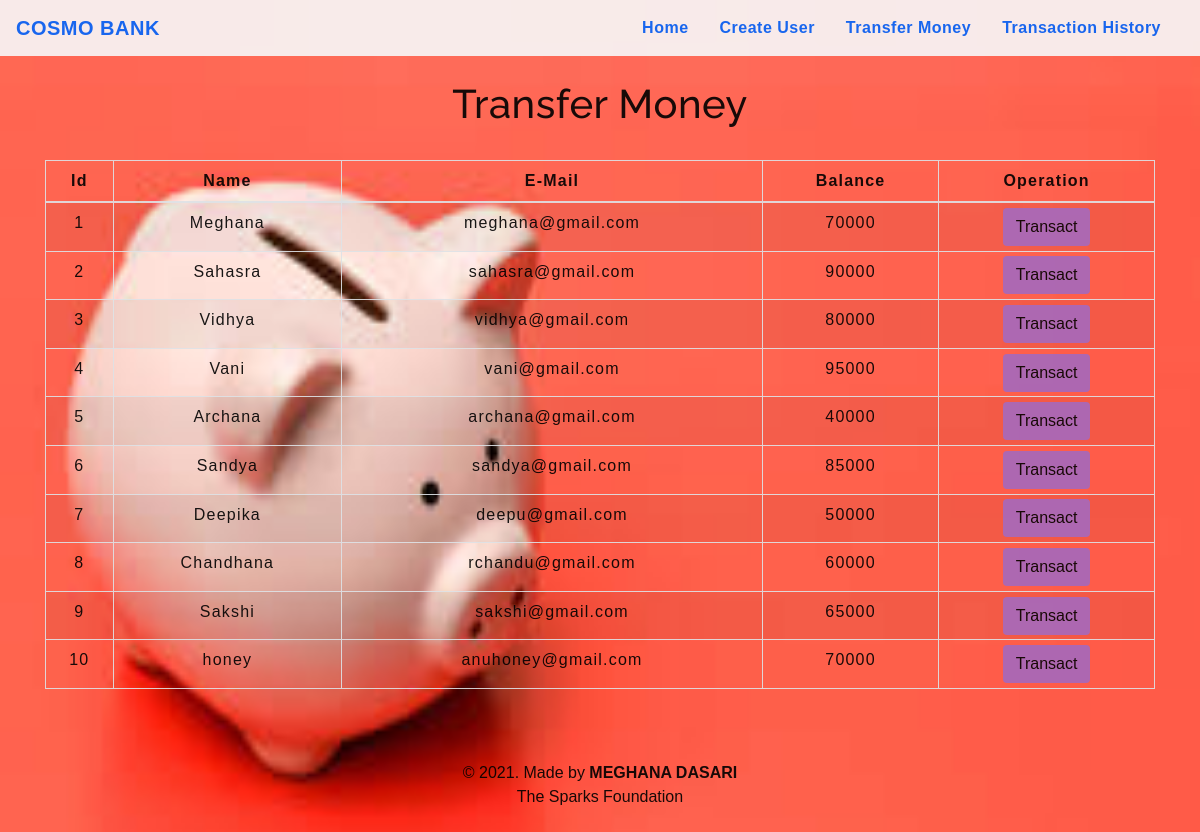
The app's page /transfermoney.php with its own data.
### tables this page shows
CREATE TABLE `users` (
  `id` int(3) NOT NULL,
  `name` text NOT NULL,
  `email` varchar(30) NOT NULL,
  `balance` int(8) NOT NULL
);

### transfermoney.php (the view, shortened to what this page needs)
<!DOCTYPE html>
<html lang="en">
<head>
    <link rel="stylesheet" href="https://maxcdn.bootstrapcdn.com/bootstrap/4.0.0/css/bootstrap.min.css">
    <link rel="stylesheet" type="text/css" href="css/table.css">
    <link rel="stylesheet" type="text/css" href="css/navbar.css">
</head>
<body>
<?php
    include 'config.php';
    $sql = "SELECT * FROM users";
    $result = mysqli_query($conn,$sql);
?>
<?php
  include 'navbar.php';
?>
<div class="container">
        <h2 class="text-center pt-4" style="color : black;">Transfer Money</h2>
        <br>
            <div class="row">
                <div class="col">
                    <div class="table-responsive-sm">
                    <table class="table table-hover table-sm table-striped table-condensed table-bordered" style="border-color:black;">
                        <thead style="color : black;">
                            <tr>
                            <th scope="col" class="text-center py-2">Id</th>
                            <th scope="col" class="text-center py-2">Name</th>
                            <th scope="col" class="text-center py-2">E-Mail</th>
                            <th scope="col" class="text-center py-2">Balance</th>
                            <th scope="col" class="text-center py-2">Operation</th>
                            </tr>
                        </thead>
                        <tbody>
                <?php
                    while($rows=mysqli_fetch_assoc($result)){
                ?>
                    <tr style="color : black;">
                        <td class="py-2"><?php echo $rows['id'] ?></td>
                        <td class="py-2"><?php echo $rows['name']?></td>
                        <td class="py-2"><?php echo $rows['email']?></td>
                        <td class="py-2"><?php echo $rows['balance']?></td>
                        <td><a href="selecteduserdetail.php?id= <?php echo $rows['id'] ;?>"> <button type="button" class="btn" style="background-color : #A569BD;">Transact</button></a></td>
                    </tr>
                <?php
                    }
                ?>
                        </tbody>
                    </table>
                    </div>
                </div>
            </div>
         </div>
         <footer class="text-center mt-5 py-2">
            <p style="color:black;">&copy 2021. Made by <b style="color:black;s">MEGHANA DASARI</b> <br>The Sparks Foundation</p>
        </footer>
</body>
</html>

### navbar.php (shortened to what this page needs)
<nav class="navbar navbar-expand-md navbar-light bg-light">
<a class="navbar-brand" href="index.php" style="color : #0066ff;"><b>COSMO BANK</b></a>
<div class="collapse navbar-collapse" id="collapsibleNavbar">
      <ul class="navbar-nav ml-auto">
        <li class="nav-item">
          <a class="nav-link" href="index.php" style="color : #0066ff;"><b>Home</b></a>
        </li>
        <li class="nav-item">
          <a class="nav-link" href="createuser.php" style="color : #0066ff;"><b>Create User</b></a>
        </li>
        <li class="nav-item">
          <a class="nav-link" href="transfermoney.php" style="color : #0066ff;"><b>Transfer Money</b></a>
        </li>
        <li class="nav-item">
          <a class="nav-link" href="transactionhistory.php" style="color : #0066ff;"><b>Transaction History</b></a>
        </li>
    </div>
 </nav>

### table.css (style rules this page uses)
* { padding: 0; margin: 0; box-sizing: border-box; font-family: sans-serif; }
h2 { font-size: 40px; }
table { letter-spacing: 1.2px; }
td { text-align: center; }
button { border:none; background: #d9d9d9; transition: 1s; }

### navbar.css (style rules this page uses)
.nav-link { margin-right: 15px; color:#2F363F; letter-spacing: 0.5px; transition: 0.5s; }
.navbar-brand { color: #4C4B4B; letter-spacing: 0.5px; }
h2 { color: #4C4B4B; letter-spacing: 0.5px; font-family: raleway; }

### transfermoney.php (style rules this page uses)
button { transition: 1.5s; }
body { background-image: url('img/transaction1.jpg'); background-size: 100% 120%; background-repeat: no-repeat; height: 100vh; width: 100%; opacity: 0.90; }

### records on screen
users: id "1", name "Meghana", email "meghana@gmail.com", balance "70000"
users: id "2", name "Sahasra", email "sahasra@gmail.com", balance "90000"
users: id "3", name "Vidhya", email "vidhya@gmail.com", balance "80000"
users: id "4", name "Vani", email "vani@gmail.com", balance "95000"
users: id "5", name "Archana", email "archana@gmail.com", balance "40000"
users: id "6", name "Sandya", email "sandya@gmail.com", balance "85000"
users: id "7", name "Deepika", email "deepu@gmail.com", balance "50000"
users: id "8", name "Chandhana", email "rchandu@gmail.com", balance "60000"
users: id "9", name "Sakshi", email "sakshi@gmail.com", balance "65000"
users: id "10", name "honey", email "anuhoney@gmail.com", balance "70000"
